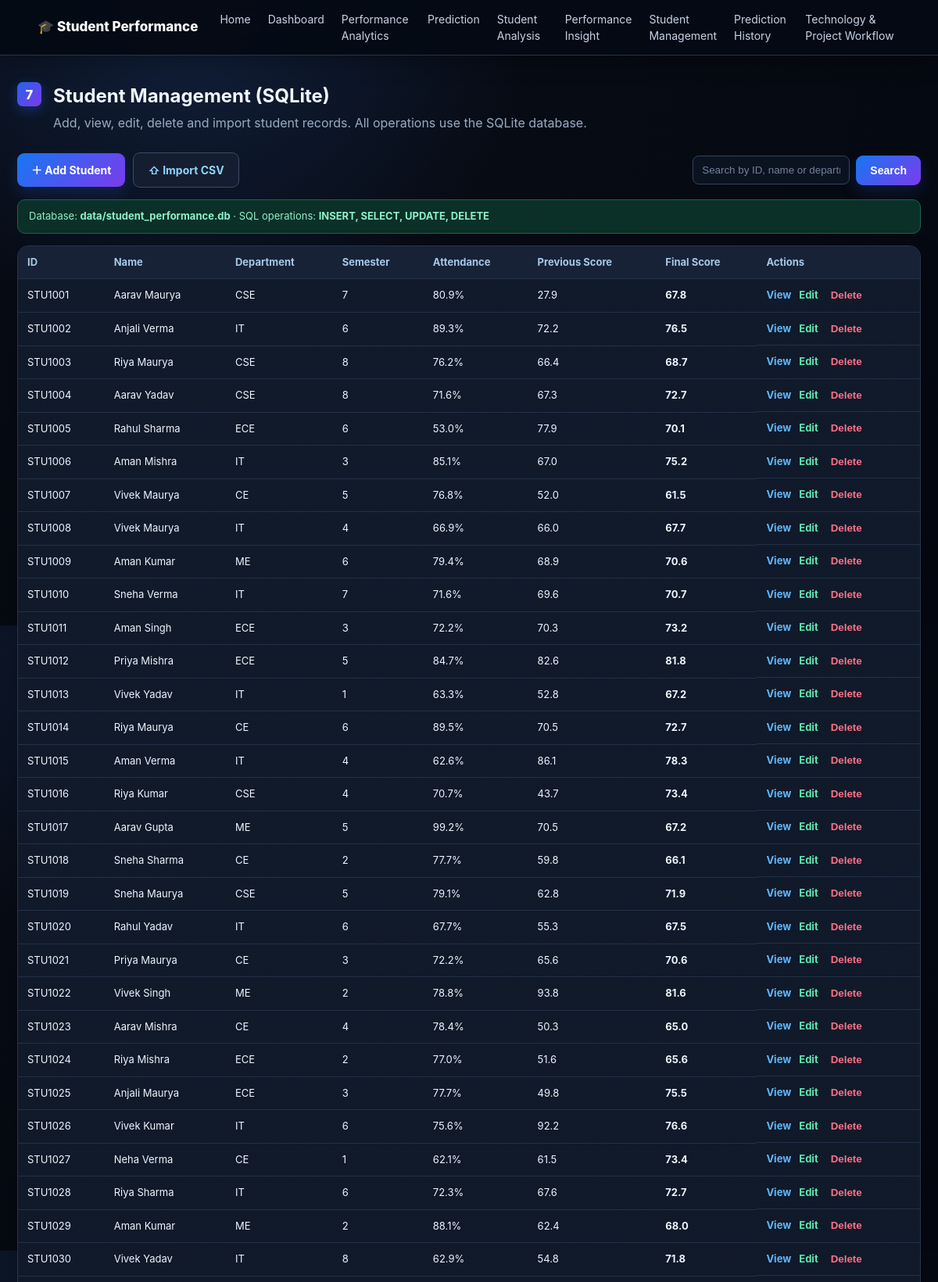
/students (upper part), run on the app's committed database.
### tables this page shows
CREATE TABLE "students" (
"student_id" TEXT,
  "student_name" TEXT,
  "age" INTEGER,
  "gender" TEXT,
  "department" TEXT,
  "semester" INTEGER,
  "attendance_percentage" REAL,
  "study_hours_per_day" REAL,
  "previous_exam_score" REAL,
  "midterm_score" REAL,
  "assignment_percentage" REAL,
  "practical_lab_score" REAL,
  "sleep_hours_per_day" REAL,
  "online_learning_hours" REAL,
  "previous_backlogs" INTEGER,
  "internet_access" TEXT,
  "quiz_score" REAL,
  "class_participation_score" REAL,
  "final_score" REAL
);

### app/app.py (the view)
@app.route("/students")
def students():
    q = request.args.get("q", "").strip()
    conn = get_db()
    if q:
        rows = conn.execute(
            "SELECT * FROM students WHERE student_id LIKE ? OR student_name LIKE ? OR department LIKE ? ORDER BY student_id",
            (f"%{q}%", f"%{q}%", f"%{q}%")
        ).fetchall()
    else:
        rows = conn.execute("SELECT * FROM students ORDER BY student_id").fetchall()
    conn.close()
    return render_template("students.html", students=rows, q=q)

### app/app.py (called while the page is built)
def get_db():
    conn = sqlite3.connect(DB_PATH)
    conn.row_factory = sqlite3.Row
    return conn

### app/templates/students.html (shortened to what this page needs)
{% extends "base.html" %}
{% block content %}
<section class="page-wrap">
  <div class="page-title"><span class="section-number">7</span><div><h1>Student Management (SQLite)</h1><p>Add, view, edit, delete and import student records. All operations use the SQLite database.</p></div></div>
  <div class="management-actions">
    <a class="btn primary" href="{{ url_for('add_student') }}">＋ Add Student</a>
    <a class="btn secondary" href="{{ url_for('import_csv') }}">⇧ Import CSV</a>
    <form class="searchbar inline-form" method="GET" action="{{ url_for('students') }}">
      <input name="q" value="{{ q }}" placeholder="Search by ID, name or department">
      <button class="btn primary" type="submit">Search</button>
    </form>
  </div>
  <div class="sqlite-note">Database: <strong>data/student_performance.db</strong> · SQL operations: <strong>INSERT, SELECT, UPDATE, DELETE</strong></div>
  <div class="table-card">
    <table>
      <thead><tr><th>ID</th><th>Name</th><th>Department</th><th>Semester</th><th>Attendance</th><th>Previous Score</th><th>Final Score</th><th>Actions</th></tr></thead>
      <tbody>
      {% for s in students %}
        <tr>
          <td>{{ s.student_id }}</td><td>{{ s.student_name }}</td><td>{{ s.department }}</td><td>{{ s.semester }}</td><td>{{ s.attendance_percentage }}%</td><td>{{ s.previous_exam_score }}</td><td><b>{{ s.final_score }}</b></td>
          <td class="actions"><a class="link-btn" href="{{ url_for('student', student_id=s.student_id) }}">View</a><a class="link-btn edit" href="{{ url_for('edit_student', student_id=s.student_id) }}">Edit</a><form method="POST" action="{{ url_for('delete_student', student_id=s.student_id) }}" onsubmit="return confirm('Delete this student from SQLite?');"><button class="danger-link" type="submit">Delete</button></form></td>
        </tr>
      {% else %}<tr><td colspan="8">No student records found.</td></tr>{% endfor %}
      </tbody>
    </table>
  </div>
</section>
{% endblock %}

### app/static/css/style.css (style rules this page uses)
:root { --bg:#070b14;--bg2:#0b1120;--panel:#111827;--panel2:#151f32;--panel3:#1b263a; --border:#26344b;--border2:#34445f;--text:#eef5ff;--muted:#9aabc2; --blue:#38bdf8;--blue2:#60a5fa;--purple:#a78bfa;--green:#34d399; --yellow:#fbbf24;--orange:#fb923c;--red:#fb7185;--pink:#f472b6;--teal:#2dd4bf; --shadow:0 12px 30px rgba(0,0,0,.28) }
* { box-sizing:border-box }
html { scroll-behavior:smooth }
body { margin:0; font-family:Inter,Segoe UI,Arial,sans-serif; background:radial-gradient(circle at 20% 0%,#12213d 0,#070b14 35%,#050810 100%); color:var(--text); line-height:1.5 }
a { color:var(--blue) }
.hero,.section,.page-wrap { max-width:1250px; margin:0 auto; padding:34px 22px }
.section-number { display:inline-flex; flex:none; width:31px; height:31px; border-radius:7px; background:linear-gradient(135deg,#2563eb,#7c3aed); color:#fff; align-items:center; justify-content:center; font-weight:800; box-shadow:0 5px 16px #2563eb55 }
.btn { display:inline-flex; align-items:center; justify-content:center; border:0; border-radius:9px; padding:11px 18px; text-decoration:none; font-weight:700; cursor:pointer; font-size:14px; transition:.2s }
.btn.primary { background:linear-gradient(135deg,#1677f2,#7c3aed); color:#fff; box-shadow:0 8px 20px #2563eb33 }
.btn.secondary { background:#141e30; color:#8fd5ff; border:1px solid #3a4b68 }
.section-head,.page-title { display:flex; gap:15px; align-items:flex-start; margin-bottom:22px }
.section-head h2,.page-title h1 { margin:0; color:#f2f7ff }
.section-head p,.page-title p { margin:4px 0; color:var(--muted) }
.chart-card,.insight-card,.table-card,.profile-card,.result-card { background:linear-gradient(145deg,#111a2a,#0d1422); border:1px solid var(--border); border-radius:14px; box-shadow:var(--shadow) }
.form-grid input,.form-grid select,.searchbar input { width:100%; margin-top:6px; padding:10px 11px; border:1px solid #33445f; border-radius:8px; background:#0b1220; color:#edf5ff; outline:none }
.form-grid input::placeholder,.searchbar input::placeholder { color:#71839c }
.searchbar { display:flex; gap:10px; max-width:620px }
.searchbar input { margin:0 }
.table-card { overflow:auto }
.table-card table { width:100%; border-collapse:collapse; min-width:700px }
.table-card th,.table-card td { padding:11px 12px; border-bottom:1px solid #223047; text-align:left; font-size:13px; white-space:nowrap }
.table-card th { background:#172236; color:#a9c7e7 }
.link-btn { color:#60b8ff; text-decoration:none; font-weight:700 }
.management-actions,.toolbar { display:flex; gap:10px; align-items:center; margin-bottom:15px; flex-wrap:wrap }
.inline-form { display:flex; gap:8px; align-items:center }
.inline-form input { max-width:220px }
.page-wrap { min-height:75vh }
.actions { display:flex; gap:8px; align-items:center }
.danger-link { border:0; background:transparent; color:#ff7188; cursor:pointer; font-weight:700 }
.sqlite-note { margin:10px 0 15px; padding:11px 14px; border-radius:10px; background:#0b3027; border:1px solid #1e624f; color:#8ef0c9; font-size:13px }
.edit { color:#5ee6b1 }
.actions form { display:inline }
.actions { gap:10px }
.management-actions .searchbar { margin-left:auto }

### data on the page
students: student_id "STU1001", student_name "Aarav Maurya", department "CSE", semester "7", attendance_percentage "80.9", previous_exam_score "27.9", final_score "67.8"
students: student_id "STU1002", student_name "Anjali Verma", department "IT", semester "6", attendance_percentage "89.3", previous_exam_score "72.2", final_score "76.5"
students: student_id "STU1003", student_name "Riya Maurya", department "CSE", semester "8", attendance_percentage "76.2", previous_exam_score "66.4", final_score "68.7"
students: student_id "STU1004", student_name "Aarav Yadav", department "CSE", semester "8", attendance_percentage "71.6", previous_exam_score "67.3", final_score "72.7"
students: student_id "STU1005", student_name "Rahul Sharma", department "ECE", semester "6", attendance_percentage "53.0", previous_exam_score "77.9", final_score "70.1"
students: student_id "STU1006", student_name "Aman Mishra", department "IT", semester "3", attendance_percentage "85.1", previous_exam_score "67.0", final_score "75.2"
students: student_id "STU1007", student_name "Vivek Maurya", department "CE", semester "5", attendance_percentage "76.8", previous_exam_score "52.0", final_score "61.5"
students: student_id "STU1008", student_name "Vivek Maurya", department "IT", semester "4", attendance_percentage "66.9", previous_exam_score "66.0", final_score "67.7"
students: student_id "STU1009", student_name "Aman Kumar", department "ME", semester "6", attendance_percentage "79.4", previous_exam_score "68.9", final_score "70.6"
students: student_id "STU1010", student_name "Sneha Verma", department "IT", semester "7", attendance_percentage "71.6", previous_exam_score "69.6", final_score "70.7"
students: student_id "STU1011", student_name "Aman Singh", department "ECE", semester "3", attendance_percentage "72.2", previous_exam_score "70.3", final_score "73.2"
students: student_id "STU1012", student_name "Priya Mishra", department "ECE", semester "5", attendance_percentage "84.7", previous_exam_score "82.6", final_score "81.8"
students: student_id "STU1013", student_name "Vivek Yadav", department "IT", semester "1", attendance_percentage "63.3", previous_exam_score "52.8", final_score "67.2"
students: student_id "STU1014", student_name "Riya Maurya", department "CE", semester "6", attendance_percentage "89.5", previous_exam_score "70.5", final_score "72.7"
students: student_id "STU1015", student_name "Aman Verma", department "IT", semester "4", attendance_percentage "62.6", previous_exam_score "86.1", final_score "78.3"
students: student_id "STU1016", student_name "Riya Kumar", department "CSE", semester "4", attendance_percentage "70.7", previous_exam_score "43.7", final_score "73.4"
students: student_id "STU1017", student_name "Aarav Gupta", department "ME", semester "5", attendance_percentage "99.2", previous_exam_score "70.5", final_score "67.2"
students: student_id "STU1018", student_name "Sneha Sharma", department "CE", semester "2", attendance_percentage "77.7", previous_exam_score "59.8", final_score "66.1"
students: student_id "STU1019", student_name "Sneha Maurya", department "CSE", semester "5", attendance_percentage "79.1", previous_exam_score "62.8", final_score "71.9"
students: student_id "STU1020", student_name "Rahul Yadav", department "IT", semester "6", attendance_percentage "67.7", previous_exam_score "55.3", final_score "67.5"
students: student_id "STU1021", student_name "Priya Maurya", department "CE", semester "3", attendance_percentage "72.2", previous_exam_score "65.6", final_score "70.6"
students: student_id "STU1022", student_name "Vivek Singh", department "ME", semester "2", attendance_percentage "78.8", previous_exam_score "93.8", final_score "81.6"
students: student_id "STU1023", student_name "Aarav Mishra", department "CE", semester "4", attendance_percentage "78.4", previous_exam_score "50.3", final_score "65.0"
students: student_id "STU1024", student_name "Riya Mishra", department "ECE", semester "2", attendance_percentage "77.0", previous_exam_score "51.6", final_score "65.6"
students: student_id "STU1025", student_name "Anjali Maurya", department "ECE", semester "3", attendance_percentage "77.7", previous_exam_score "49.8", final_score "75.5"
students: student_id "STU1026", student_name "Vivek Kumar", department "IT", semester "6", attendance_percentage "75.6", previous_exam_score "92.2", final_score "76.6"
students: student_id "STU1027", student_name "Neha Verma", department "CE", semester "1", attendance_percentage "62.1", previous_exam_score "61.5", final_score "73.4"
students: student_id "STU1028", student_name "Riya Sharma", department "IT", semester "6", attendance_percentage "72.3", previous_exam_score "67.6", final_score "72.7"
students: student_id "STU1029", student_name "Aman Kumar", department "ME", semester "2", attendance_percentage "88.1", previous_exam_score "62.4", final_score "68.0"
students: student_id "STU1030", student_name "Vivek Yadav", department "IT", semester "8", attendance_percentage "62.9", previous_exam_score "54.8", final_score "71.8"
